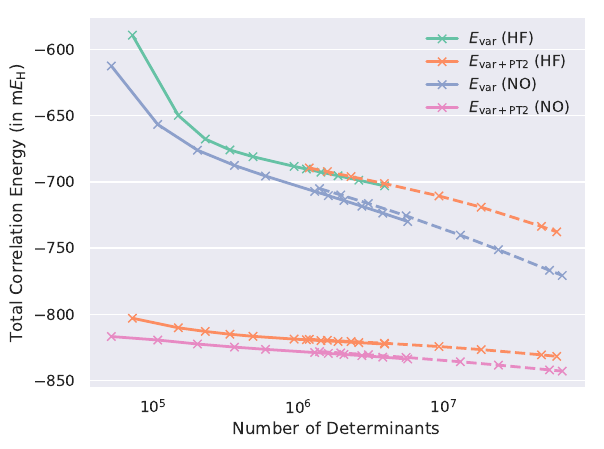

Write Python code to recreate this figure.
#!/usr/bin/env python
# -*- coding: utf-8 -*

import numpy as np
import matplotlib
matplotlib.use('Agg')
matplotlib.rcParams['font.family'] = 'sans-serif'
matplotlib.rcParams['font.sans-serif'] = ['DejaVu Sans']
import matplotlib.pyplot as plt
from matplotlib.ticker import MaxNLocator, FormatStrFormatter
import seaborn as sns

PALETTE = sns.color_palette('Set2')

HF = -230.721819

dets_hf = np.array([
71137,
147228,
225685,
333495,
480806,
921928,
1120558,
1410356,
1849734,
2570589,
3869123
])

dets_hf_updated = np.array([
1172202,
1561473,
2273564,
3856238,
9150757,
17861976,
46457235,
59119837
])

dets_no = np.array([
50944,
106317,
199486,
358274,
586272,
1277001,
1585683,
2028558,
2697171,
3759324,
5580152
])

dets_no_updated = np.array([
1379097,
1932040,
2991370,
5436028,
12849733,
23479710,
52744912,
64497488
])

e_var_hf = np.array([
-589.336,
-649.922,
-667.714,
-675.959,
-681.083,
-688.358,
-690.363,
-692.695,
-695.422,
-698.767,
-703.066
]) * 1.e-3 + HF

e_var_hf_updated = np.array([
-231.411342,
-231.414156,
-231.417867,
-231.423134,
-231.432506,
-231.440956,
-231.455449,
-231.459591
])

e_var_no = np.array([
-612.591,
-656.729,
-676.147,
-687.627,
-695.623,
-707.243,
-710.440,
-714.110,
-718.441,
-723.616,
-729.983
]) * 1.e-3 + HF

e_var_no_updated = np.array([
-231.426918,
-231.431718,
-231.438173,
-231.447469,
-231.462064,
-231.473090,
-231.488602,
-231.492514
])

e_tot_hf = np.array([
-802.909,
-810.127,
-812.884,
-814.997,
-816.564,
-818.664,
-819.194,
-819.797,
-820.487,
-821.330,
-822.427
]) * 1.e-3 + HF

e_tot_hf_updated = np.array([
-231.540665,
-231.541358,
-231.542292,
-231.543609,
-231.546084,
-231.548393,
-231.552376,
-231.553511
])

e_tot_no = np.array([
-816.724,
-819.366,
-822.384,
-824.699,
-826.403,
-828.807,
-829.460,
-830.223,
-831.135,
-832.289,
-833.690
]) * 1.e-3 + HF

e_tot_no_updated = np.array([
-231.549914,
-231.550900,
-231.552260,
-231.554286,
-231.557577,
-231.560117,
-231.563737,
-231.564653
])

# set seaborn
sns.set(style='darkgrid', palette='Set2', font='DejaVu Sans')

# set subplot
fig, ax = plt.subplots()

# plot results
ax.semilogx(dets_hf, (e_var_hf - HF) * 1000., marker='x', linewidth=2, mew=1, linestyle='-', color=PALETTE[0], label='$E_{{\mathrm{var}}}$ (HF)')
ax.semilogx(dets_hf_updated, (e_var_hf_updated - HF) * 1000., marker='x', linewidth=2, mew=1, linestyle='--', color=PALETTE[1])
ax.semilogx(dets_hf, (e_tot_hf - HF) * 1000., marker='x', linewidth=2, mew=1, linestyle='-', color=PALETTE[1], label='$E_{{\mathrm{var+PT2}}}$ (HF)')
ax.semilogx(dets_hf_updated, (e_tot_hf_updated - HF) * 1000., marker='x', linewidth=2, mew=1, linestyle='--', color=PALETTE[1])
ax.semilogx(dets_no, (e_var_no - HF) * 1000., marker='x', linewidth=2, mew=1, linestyle='-', color=PALETTE[2], label='$E_{{\mathrm{var}}}$ (NO)')
ax.semilogx(dets_no_updated, (e_var_no_updated - HF) * 1000., marker='x', linewidth=2, mew=1, linestyle='--', color=PALETTE[2])
ax.semilogx(dets_no, (e_tot_no - HF) * 1000., marker='x', linewidth=2, mew=1, linestyle='-', color=PALETTE[3], label='$E_{{\mathrm{var+PT2}}}$ (NO)')
ax.semilogx(dets_no_updated, (e_tot_no_updated - HF) * 1000., marker='x', linewidth=2, mew=1, linestyle='--', color=PALETTE[3])

# turn off x-grid
ax.xaxis.grid(False)

# set labels
ax.set_xlabel('Number of Determinants')
ax.set_ylabel('Total Correlation Energy (in m$E_{{\mathrm{H}}}$)')

# despine
sns.despine()

# set legend
ax.legend(loc=1, frameon=False)

# save plot
plt.savefig('ici.pdf', bbox_inches = 'tight', dpi=1000)

